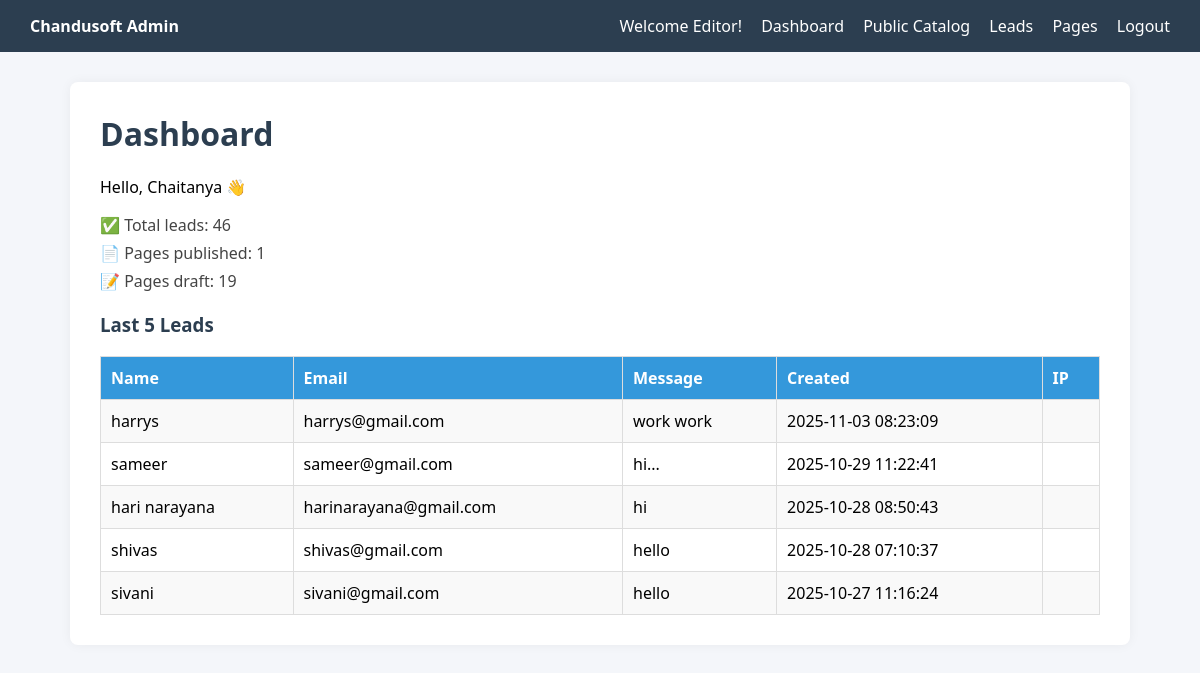
The page /dashboard.php (signed in) on the database its author committed.
### tables this page shows
CREATE TABLE `leads` (
  `id` int NOT NULL AUTO_INCREMENT,
  `name` varchar(100) NOT NULL,
  `email` varchar(100) NOT NULL,
  `message` text NOT NULL,
  `created_at` timestamp NULL DEFAULT CURRENT_TIMESTAMP,
  `ip` varchar(45) DEFAULT NULL,
  PRIMARY KEY (`id`)
);

### dashboard.php (the view, shortened to what this page needs)
<?php
require 'db.php';
$user = $_SESSION['user'];
$name = htmlspecialchars($user['name']);
$role = $user['role'] ?? 'user';
$totalLeads = $pdo->query("SELECT COUNT(*) FROM leads")->fetchColumn();
$publishedPages = $pdo->query("SELECT COUNT(*) FROM pages WHERE status = 'published'")->fetchColumn();
$draftPages = $pdo->query("SELECT COUNT(*) FROM pages WHERE status = 'draft'")->fetchColumn();
$stmt = $pdo->query("SELECT name, email, message, created_at FROM leads ORDER BY id DESC LIMIT 5");
$leads = $stmt->fetchAll(PDO::FETCH_ASSOC);
?>
<!DOCTYPE html>
<html>
<head>
</head>
<body>
<div class="navbar">
  <div><strong>Chandusoft Admin</strong></div>
  <div>
    <span>Welcome <?= htmlspecialchars(ucfirst($role)) ?>!</span>
    <a href="dashboard.php">Dashboard</a>
    <?php if ($role === 'admin'): ?>
        <a href="admin/catalog.php">Admin Catalog</a>
          <a href="public/catalog.php">Public Catalog</a>
          <a href="admin/orders.php">orders</a>
    <?php elseif ($role === 'editor'): ?>
        <a href="public/catalog.php">Public Catalog</a>
    <?php endif; ?>
    <a href="admin-leads.php">Leads</a>
    <a href="pages.php">Pages</a>
    <a href="logout.php">Logout</a>
  </div>
</div>
<div class="container">
  <h1>Dashboard</h1>
  <p>Hello, <?= $name ?> 👋</p>
  <ul class="stats">
    <li>✅ Total leads: <?= $totalLeads ?></li>
    <li>📄 Pages published: <?= $publishedPages ?></li>
    <li>📝 Pages draft: <?= $draftPages ?></li>
  </ul>
  <h3>Last 5 Leads</h3>
  <table>
    <tr>
      <th>Name</th>
      <th>Email</th>
      <th>Message</th>
      <th>Created</th>
      <th>IP</th>
    </tr>
    <?php foreach ($leads as $lead): ?>
      <tr>
        <td><?= htmlspecialchars($lead['name']) ?></td>
        <td><?= htmlspecialchars($lead['email']) ?></td>
        <td><?= htmlspecialchars($lead['message']) ?></td>
        <td><?= htmlspecialchars($lead['created_at']) ?></td>
        <td><?= isset($lead['ip']) ? htmlspecialchars($lead['ip']) : '' ?></td>
      </tr>
    <?php endforeach; ?>
  </table>
</div>
</body>
</html>

### dashboard.php (style rules this page uses)
body { font-family: 'Segoe UI', sans-serif; background-color: #f4f6fa; margin: 0; padding: 0; }
.navbar { background-color: #2c3e50; padding: 15px 30px; display: flex; justify-content: space-between; align-items: center; color: white; }
.navbar a { color: white; margin-left: 15px; text-decoration: none; }
.container { max-width: 1000px; margin: 30px auto; background: white; padding: 30px; border-radius: 8px; box-shadow: 0 0 12px rgba(0, 0, 0, 0.05); }
h1, h2, h3 { margin-top: 0; color: #2c3e50; }
.stats { margin-bottom: 20px; list-style: none; padding: 0; }
.stats li { margin-bottom: 6px; color: #444; }
table { width: 100%; border-collapse: collapse; margin-top: 15px; }
th, td { padding: 10px; border: 1px solid #ddd; text-align: left; }
th { background-color: #3498db; color: white; }
tr:nth-child(even) { background-color: #f9f9f9; }

### rows shown on the page
leads: name "harrys", email "harrys@gmail.com", message "work work", created_at "2025-11-03 08:23:09"
leads: name "sameer", email "sameer@gmail.com", message "hi...", created_at "2025-10-29 11:22:41"
leads: name "hari narayana", email "harinarayana@gmail.com", message "hi", created_at "2025-10-28 08:50:43"
leads: name "shivas", email "shivas@gmail.com", message "hello", created_at "2025-10-28 07:10:37"
leads: name "sivani", email "sivani@gmail.com", message "hello", created_at "2025-10-27 11:16:24"

### other values the page prints
$role "Editor"
$name "Chaitanya"
$totalLeads "46"
$publishedPages "1"
$draftPages "19"
